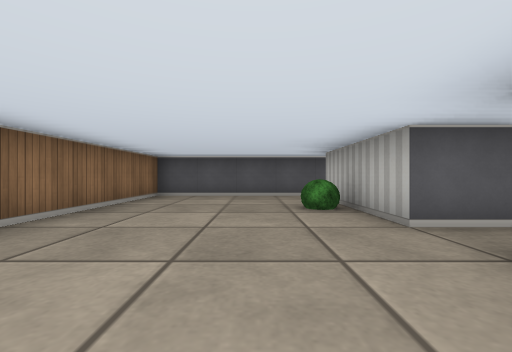
View 1 (above)

16 first-person views from a walk through a cub3D ray-caster map. The camera is about half as high as the walls, looks level and sees 90° across. The floor is counted in squares. Each view is taken from the middle of a square. On the plan, view 1 faces up. The plan holds only what a view shows up to about 9 squares ahead; the rest is blank.

View 2
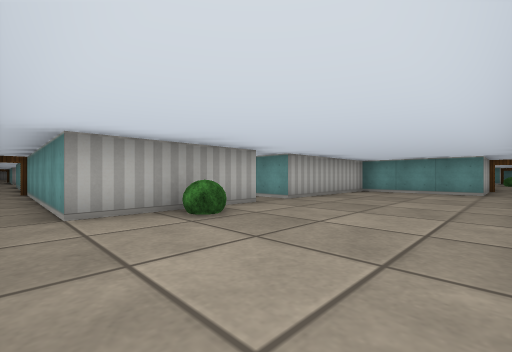

View 3
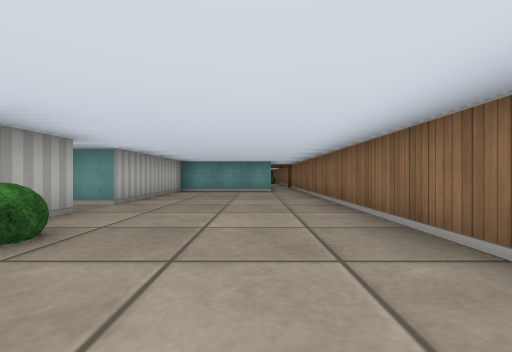

View 4
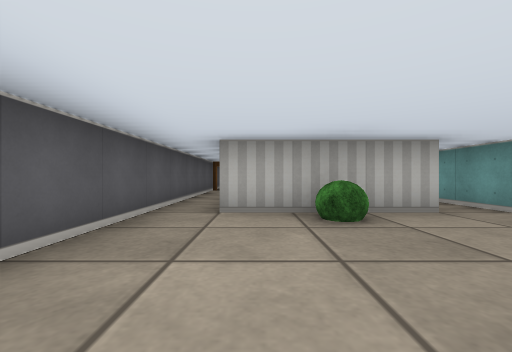

View 5
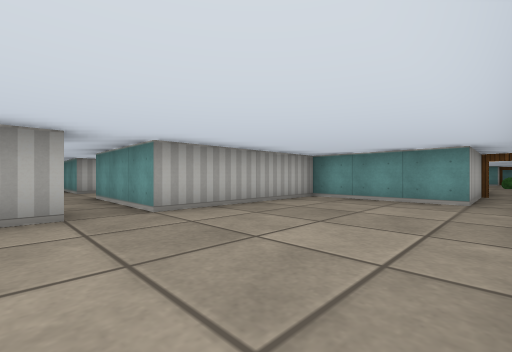

View 6
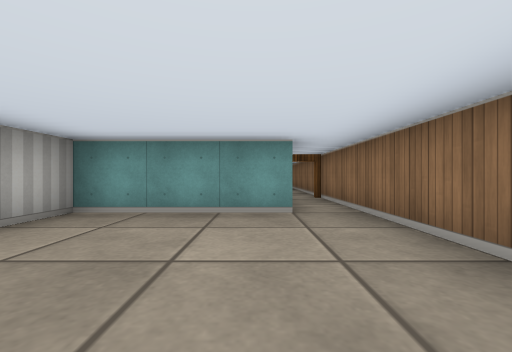

View 7
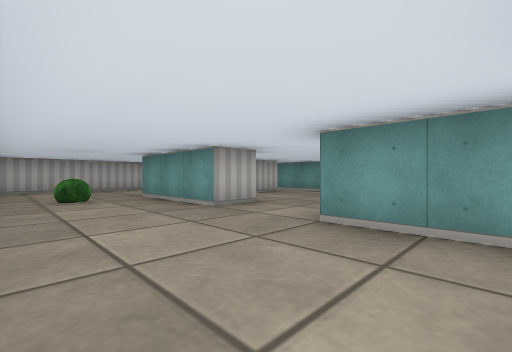

View 8
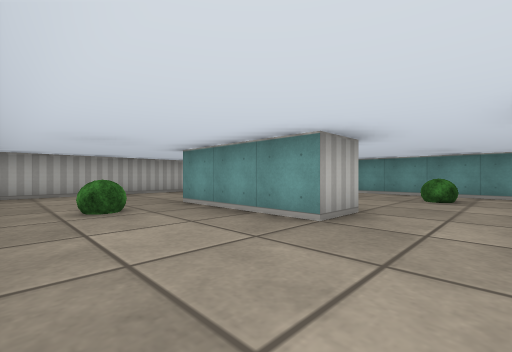

View 9
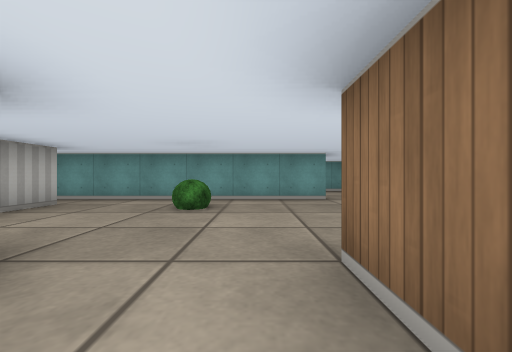

View 10
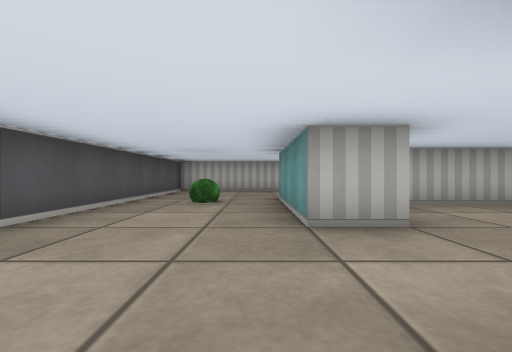

View 11
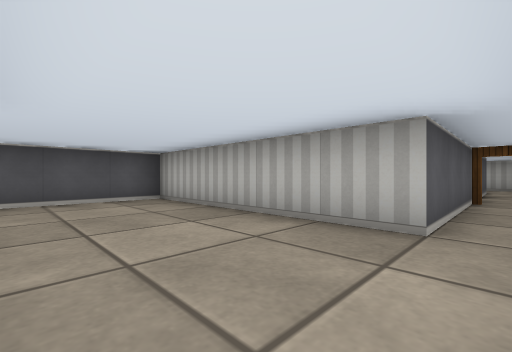

View 12
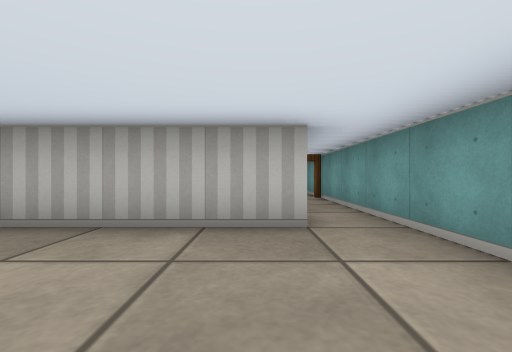

View 13
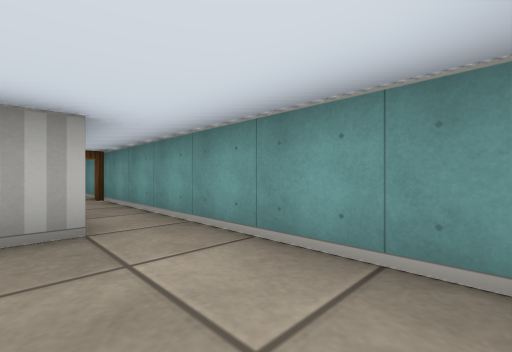

View 14
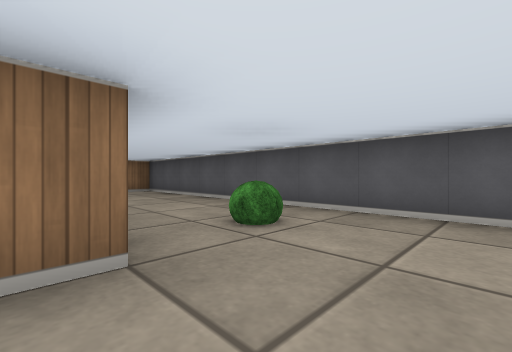

View 15
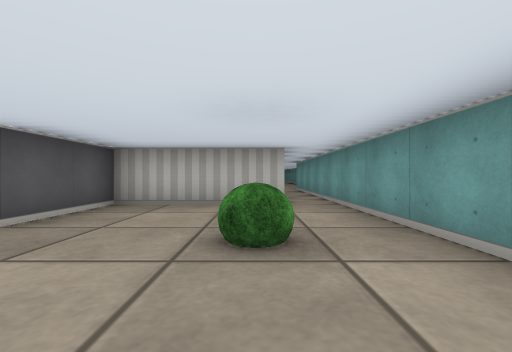

View 16
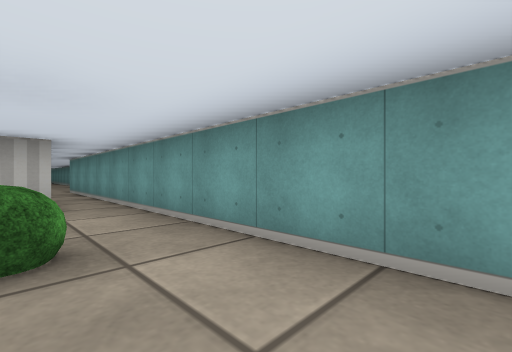

### Floor plan
Points are (right, up) in squares from view 1. A wall is a line through its corners. A room is listed if a view was taken in it or the views show most of it. See-through windows are left out.
Room 1 (views 1, 2, 3, 4, 5, 6)
walls: (2.5, 2.5) (1.5, 2.5) (1.5, 5.5) (6.6, 5.5); (-1.5, -4.9) (-1.5, -2.5) (1.5, -2.5) (1.5, 1.5) (2.5, 1.5); (6.9, 6.5) (-2.5, 6.5) (-2.5, -5)
ways out: opening at (2, 2) to room 2; open door at (-2, -5); open door at (7, 6)
objects: bush (1, 4)
Room 2 (views 7, 8, 9, 10, 11, 12, 13, 14)
walls: (6.5, 0.5) (6.5, 1.5) (9.5, 1.5) (9.5, 1); (10, -1.5) (16, -1.5); (2.5, 1.5) (4.5, 1.5) (4.5, 0.5); (16, -0.5) (12.5, -0.5) (12.5, 4.5) (2.5, 4.5) (2.5, 3.8)
ways out: opening at (2, 2) to room 1; opening at (5.5, 1) to room 3; open door at (16, -1)
objects: bush (9, 3)
Room 3 (views 15, 16)
walls: (8.5, -2.6) (8.5, 0.5) (6.5, 0.5); (3.5, -3.5) (13.4, -3.5)
ways out: opening at (5.5, 1) to room 2; opening at (3, -3); opening at (13, -3)
objects: bush (6, -2)

Where each view was taken, in squares from view 1:
view 1: 0 up, 0 right, facing up
view 2: 6 up, 2 left, facing down-right
view 3: 6 up, 1 left, facing down
view 4: 5 up, 2 left, facing right
view 5: 3 up, 2 left, facing down-right
view 6: 1 up, 1 left, facing down
view 7: 4 up, 3 right, facing down-right
view 8: 4 up, 5 right, facing down-right
view 9: 2 up, 5 right, facing down
view 10: 2 up, 4 right, facing right
view 11: 1 down, 10 right, facing up-right
view 12: 0 up, 10 right, facing right
view 13: 0 up, 10 right, facing down-right
view 14: 1 up, 11 right, facing up-left
view 15: 2 down, 4 right, facing right
view 16: 2 down, 4 right, facing down-right
